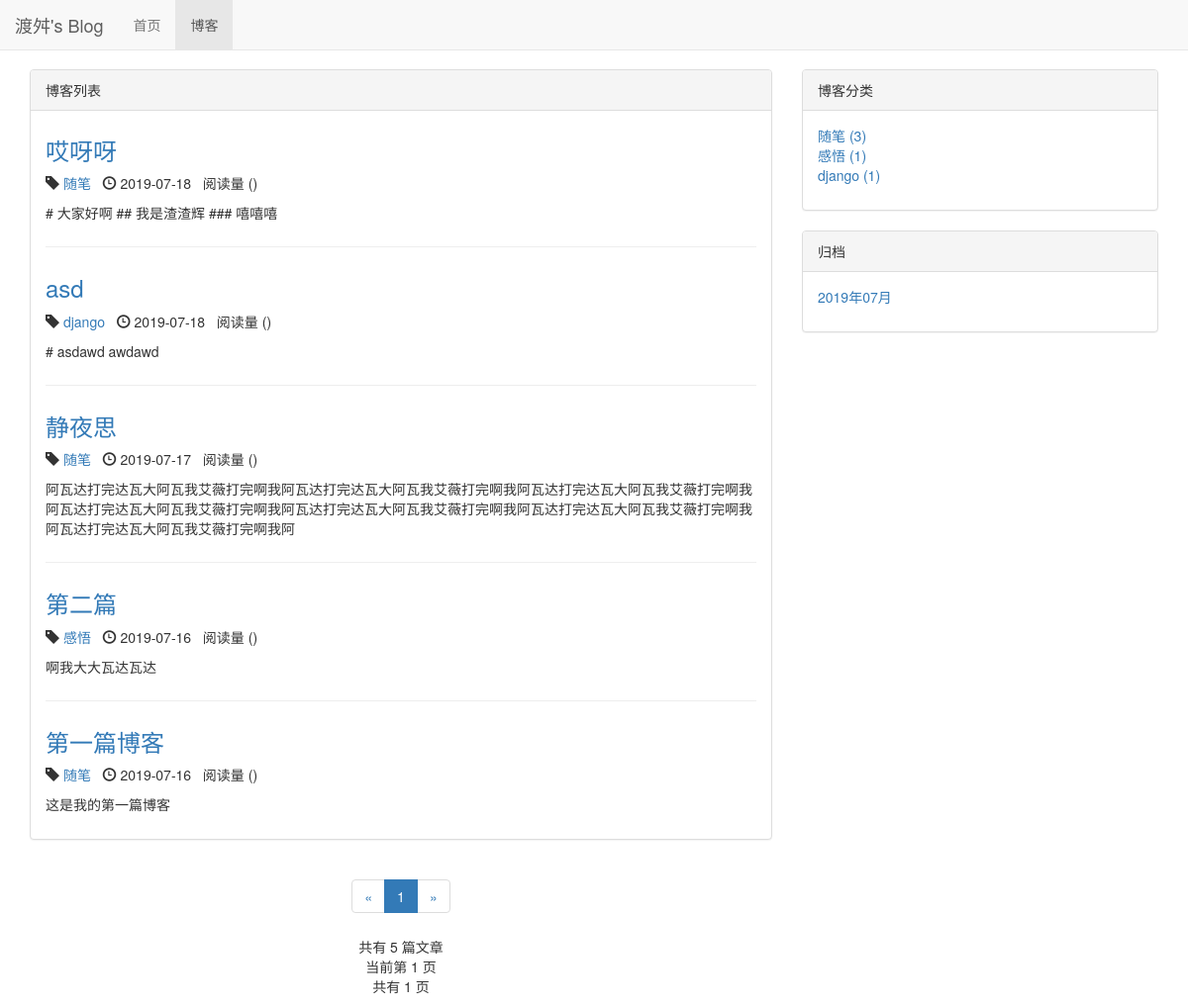
Page /blog/ on the earlier database version.
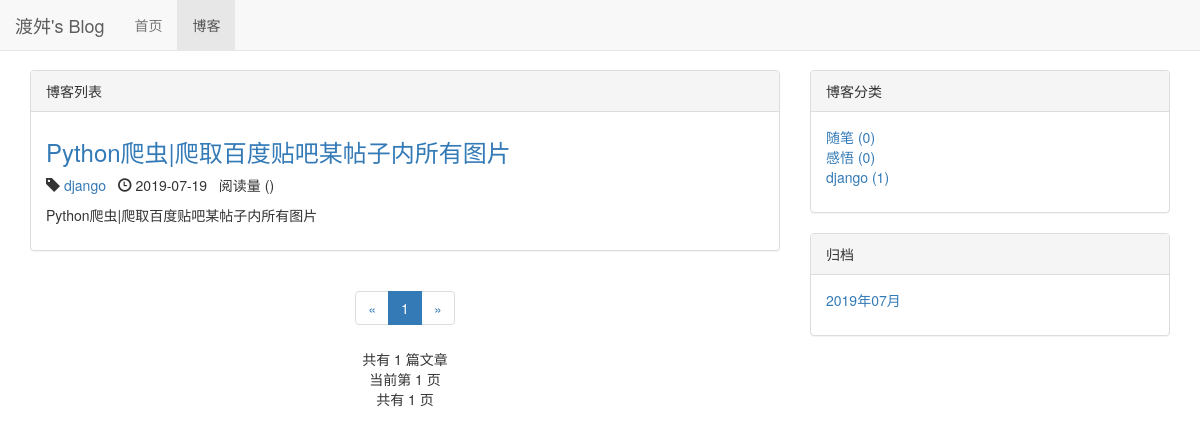
Same page on the later database version.
### blog/models.py (models this page shows, shortened)
class Blog(models.Model, ReadNumExpendMethon):
    title = models.CharField(max_length=50)
    blog_type = models.ForeignKey(BlogType, on_delete=models.DO_NOTHING) # 文章类型
    content = models.TextField()
    author = models.ForeignKey(User, on_delete=models.DO_NOTHING)
    read_details = GenericRelation(ReadDetail)
    created_time = models.DateTimeField(auto_now_add=True)
    last_updated_time = models.DateTimeField(auto_now=True)
    class Meta:
        ordering = ['-created_time']

class BlogType(models.Model):
    type_name = models.CharField(max_length=15)
    def __str__(self):
        return self.type_name

### blog/views.py (the view)
# urls.py: path('', views.blog_list, name='blog_list'),
def blog_list(request):
    blogs_all_list = Blog.objects.all()
    context = get_blog_list_common_data(request, blogs_all_list)
    return render(request, 'blog/blog_list.html', context)

### blog/templates/blog/blog_list.html (shortened to what this page needs)
{% extends 'base.html' %}
{% block nav_blog_active %}active{% endblock %}
{% load staticfiles %}
{% block header_extends %}
    <link rel="stylesheet" href="{% static 'blog/blog.css' %}">
{% endblock %}
{% block content %}
    <div class="container">
        <div class="row">
            <div class="col-sm-8">
                <div class="panel panel-default">
                    <div class="panel-heading">{% block blog_list_title %}博客列表{% endblock %}</div>
                    <div class="panel-body">
                        {% for blog in blogs %}
                            <div class="blog">
                                <h3><a href="{% url 'blog_detail' blog.pk %}">{{ blog.title }}</a></h3>
                                <p class="blog-info">
                                    <span class="glyphicon glyphicon-tag"></span>&nbsp;<a
                                        href="{% url 'blogs_with_type' blog.blog_type.pk %}">{{ blog.blog_type }}</a>&nbsp;&nbsp;
                                    <span class="glyphicon glyphicon-time"></span>&nbsp;{{ blog.created_time|date:"Y-m-d" }}&nbsp;&nbsp;
                                    阅读量 ({{ blog.get_read_num }})
                                </p>
                                <p>{{ blog.content|striptags|truncatechars_html:120 }}</p>
                            </div>
                        {% empty %}
                            <div class="blog">
                                <h3>暂无文章，敬请期待!</h3>
                            </div>
                        {% endfor %}
                    </div>
                </div>
                <div class="paginator">
                    <ul class="pagination">
                        <li>
                            {% if page_of_blogs.has_previous %}
                                <a href="?page={{ page_of_blogs.previous_page_number }}" aria-label="Previous">
                                    <span aria-hidden="true">&laquo;</span>
                                </a>
                            {% else %}
                                <span aria-hidden="true">&laquo;</span>
                            {% endif %}
                        </li>
                        {% for page_num in page_range %}
                            {% if page_num ==  page_of_blogs.number %}
                                <li class="active"><span>{{ page_num }}</span></li>
                            {% else %}
                                {% if page_num == '...' %}
                                    <li><span>{{ page_num }}</span></li>
                                {% else %}
                                    <li><a href="?page={{ page_num }}">{{ page_num }}</a></li>
                                {% endif %}
                            {% endif %}
                        {% endfor %}
                        <li>
                            {% if page_of_blogs.has_next %}
                                <a href="?page={{ page_of_blogs.next_page_number }}" aria-label="Next">
                                    <span aria-hidden="true">&raquo;</span>
                                </a>
                            {% else %}
                                <span aria-hidden="true">&raquo;</span>
                            {% endif %}
                        </li>
                    </ul>
                    <p>
                        共有 {{ page_of_blogs.paginator.count }} 篇文章<br>
                        当前第 {{ page_of_blogs.number }} 页<br>
                        共有 {{ page_of_blogs.paginator.num_pages }} 页
                    </p>
                </div>
            </div>
            <div class="col-sm-4">
                <div class="panel panel-default">
                    <div class="panel-heading">博客分类</div>
                    <div class="panel-body">
                        <ul class="blog_types">
                            {% for blog_type in blog_types %}
                                <li>
                                    <a href="{% url 'blogs_with_type' blog_type.pk %}">{{ blog_type.type_name }} ({{ blog_type.blog_count }})</a>
                                </li>
                            {% empty %}
                                <li>暂无分类</li>
                            {% endfor %}
                        </ul>
                    </div>
                </div>
                <div class="panel panel-default">
                    <div class="panel-heading">归档</div>
                    <div class="panel-body">
                        <ul>
                            {% for blog_date in blog_dates %}
                                <a href="{% url 'blogs_with_date' blog_date.year blog_date.month %}"><li>{{ blog_date|date:"Y年m月" }}</li></a>
                            {% endfor %}
                        </ul>
                    </div>
                </div>
            </div>
        </div>
    </div>
{% endblock %}

### templates/base.html (shortened to what this page needs)
{% load staticfiles %}
<!DOCTYPE html>
<html lang="zh-CN">
<head>
    <link rel="stylesheet" href="{% static 'base.css' %}">
    {% block header_extends %}{% endblock %}
    <link rel="stylesheet" href="{% static 'bootstrap/css/bootstrap.min.css' %}">
</head>
<body>
<div class="navbar navbar-default navbar-fixed-top" role="navigation">
    <div class="container-fluid">
        <div class="navbar-header">
            <a class="navbar-brand" href="{% url 'home' %}">渡舛's Blog</a>
        </div>
        <div id="navbar-collapse" class="collapse navbar-collapse">
            <ul class="nav navbar-nav">
                <li class="{% block nav_home_active %}{% endblock %}">
                    <a href="{% url 'home' %}">首页</a>
                </li>
                <li class="{% block nav_blog_active %}{% endblock %}">
                    <a href="{% url 'blog_list' %}">博客</a>
                </li>
            </ul>
        </div>
    </div>
</div>
{% block content %}{% endblock %}
</body>
</html>

### static/base.css (style rules this page uses)
* { margin: 0; padding: 0; }
body { margin-top: 70px!important; }
ul { list-style-type: none!important; }

### blog/static/blog/blog.css (style rules this page uses)
ul.blog_types { list-style-type: none; }
div.blog h3 { margin-top: 0.5em; }
div.paginator { text-align: center; }

Differences in the rows shown:
removed Blog: title "哎呀呀", blog_type "随笔", created_time "2019-07-18", content "# 大家好啊 ## 我是渣渣辉 ### 嘻嘻嘻"
removed Blog: title "asd", blog_type "django", created_time "2019-07-18", content "# asdawd awdawd"
removed Blog: title "静夜思", blog_type "随笔", created_time "2019-07-17", content "阿瓦达打完达瓦大阿瓦我艾薇打完啊我阿瓦达打完达瓦大阿瓦我艾薇打完啊我阿瓦达打完达瓦大阿瓦我艾薇打完啊我阿瓦达打完达瓦大阿瓦我艾薇打完啊我阿瓦达打完达瓦大阿瓦我艾薇打完啊我阿瓦达打完达瓦大阿瓦我艾薇打完啊我阿瓦达打完达瓦大阿瓦我艾薇打完啊我阿"
removed Blog: title "第二篇", blog_type "感悟", created_time "2019-07-16", content "啊我大大瓦达瓦达"
removed Blog: title "第一篇博客", blog_type "随笔", created_time "2019-07-16", content "这是我的第一篇博客"
added Blog: title "Python爬虫|爬取百度贴吧某帖子内所有图片", blog_type "django", created_time "2019-07-19", content "Python爬虫|爬取百度贴吧某帖子内所有图片"
computed for BlogType "随笔": blog_count "3" → "0"
computed for BlogType "感悟": blog_count "1" → "0"
Other differences:
{{ page_of_blogs.paginator.count }}: "5" → "1"
